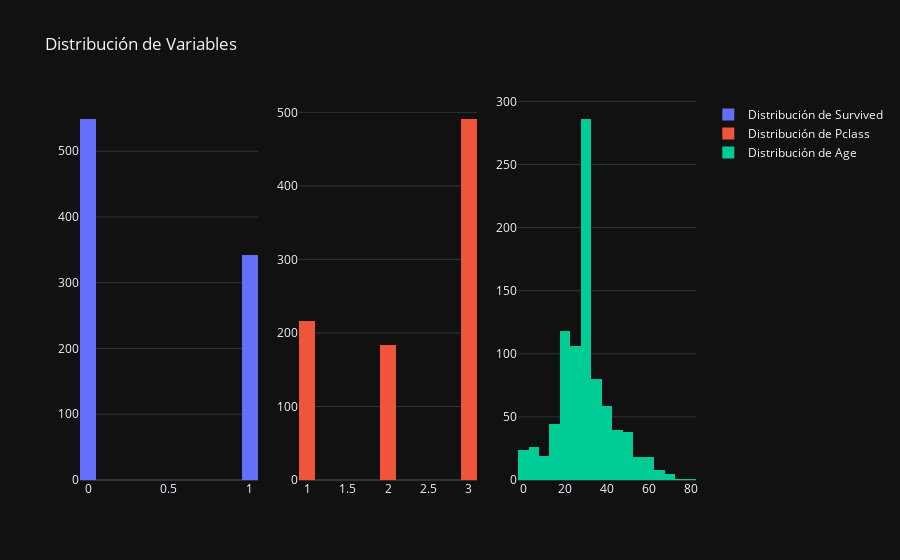

Notebook cell for this chart:
### Markdown cell above
"""Esta es una gráfica de mapa de calor de correlación en función de la variable: Survived. 
Los colores más oscuros indican una correlación más fuerte, mientras que los colores más claros indican una correlación más débil o nula.
Se puede observar que no hay una correlación fuerte entre las variables esto significa que podrían no estar relacionadas con la probabilidad de supervivencia.
"""

### Code cell
from plotly.subplots import make_subplots
cols = ['Survived','Pclass','Age']
fig = make_subplots(rows=1, cols=3)
for i, col in enumerate(cols):
    fig.add_trace(go.Histogram(x=df[col], nbinsx=20, name=f'Distribución de {col}'), row=1, col=i+1)

fig.update_layout(
   
    title_text="Distribución de Variables",  
    template="plotly_dark",
    )
fig.show()

### Figure 1 — Plotly figure (JSON) as saved in the notebook; plotly's stock layout.template omitted (floating-point values rounded to 4 significant figures; data arrays with more than 128 entries replaced by an {"elided": "..."} marker saying what was removed)
{"data": [{"name": "Distribución de Survived", "nbinsx": 20, "type": "histogram", "x": {"elided": "891 int values"}, "xaxis": "x", "yaxis": "y"}, {"name": "Distribución de Pclass", "nbinsx": 20, "type": "histogram", "x": {"elided": "891 int values"}, "xaxis": "x2", "yaxis": "y2"}, {"name": "Distribución de Age", "nbinsx": 20, "type": "histogram", "x": {"elided": "891 float values"}, "xaxis": "x3", "yaxis": "y3"}], "layout": {"title": {"text": "Distribución de Variables"}, "xaxis": {"anchor": "y", "domain": [0, 0.2889]}, "xaxis2": {"anchor": "y2", "domain": [0.3556, 0.6444]}, "xaxis3": {"anchor": "y3", "domain": [0.7111, 1]}, "yaxis": {"anchor": "x", "domain": [0, 1]}, "yaxis2": {"anchor": "x2", "domain": [0, 1]}, "yaxis3": {"anchor": "x3", "domain": [0, 1]}}}
